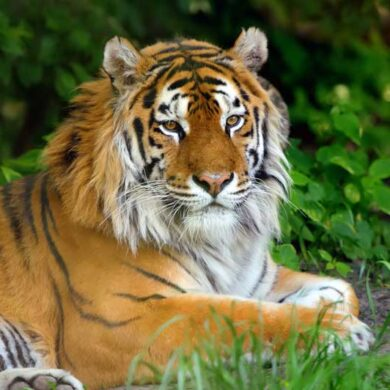
#> input picture imagen.jpg, 390 x 390 px, found by its file name
$ python grayscale_converter.py
#> lines starting #> are read from the running program, lines starting #| are printed output that depends on the picture
from PIL import Image
import numpy as np
import os

def convert_to_grayscale_and_save(image_path, output_image_path, txt_output_path, bin_output_path):
    # Cargar imagen original
    image = Image.open(image_path)
#> image is the input picture: PIL image 390x390 RGB; mean R, G, B 110, 108.3, 65.4

    # Redimensionar a 390x390 si es más pequeña
    image = image.resize((390, 390))

    # Convertir a escala de grises
    grayscale_image = image.convert('L')
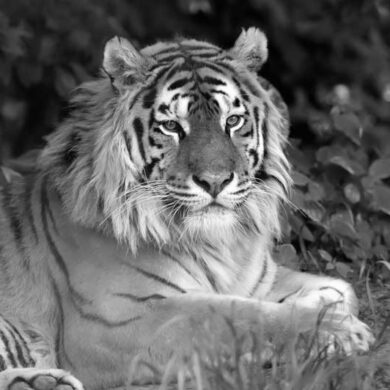
#> grayscale_image: PIL image 390x390 L; min 0, max 255, mean 103.9
    grayscale_image.save(output_image_path)

    # Obtener valores de los píxeles
    pixels = np.array(grayscale_image)

    # Guardar como texto tipo CSV (para ensamblador si se usa .asciz)
    with open(txt_output_path, 'w') as file:
        for i, row in enumerate(pixels):
            row_values = ",".join(map(str, row))
            if i == len(pixels) - 1:
                file.write(f"{row_values},")
            else:
                file.write(f"{row_values},\n")

    # Guardar como binario crudo
    pixels.astype(np.uint8).tofile(bin_output_path)

    print(f"✅ Imagen convertida a 390x390 y guardada en: {output_image_path}")
    print(f"✅ Matriz como texto guardada en: {txt_output_path}")
    print(f"✅ Imagen cruda guardada en: {bin_output_path}")


# ===== RUTAS EN TU SISTEMA =====
base_path = "/home/olman2020/Escritorio/orodrigueza_computer_architecture_1_2025"
image_path = os.path.join(base_path, "imagen.jpg")
output_image_path = os.path.join(base_path, "imagen_gris.jpg")
txt_output_path = os.path.join(base_path, "grayscale_values.txt")
bin_output_path = os.path.join(base_path, "imagen.img")

# Ejecutar conversión
convert_to_grayscale_and_save(image_path, output_image_path, txt_output_path, bin_output_path)

$ run again, with entrada.jpg copied over imagen.jpg
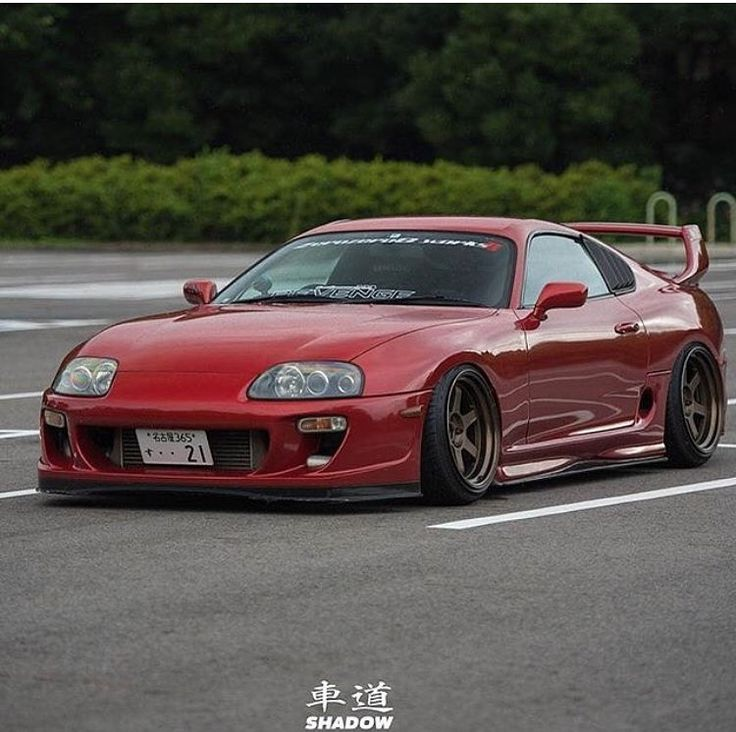
#> input picture entrada.jpg, 736 x 732 px, found by its file name
#> in convert_to_grayscale_and_save, image is the input picture: PIL image 736x732 RGB; mean R, G, B 86.3, 77.9, 73.4
#> image: PIL image 390x390 RGB
#> in convert_to_grayscale_and_save, `grayscale_image = image.convert('L')`:
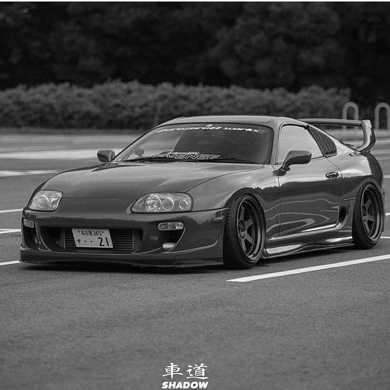
#> grayscale_image: PIL image 390x390 L; min 0, max 255, mean 79.9

$ run again, with interpolado.jpg copied over imagen.jpg
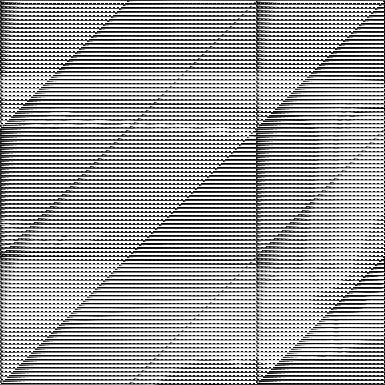
#> input picture interpolado.jpg, 385 x 385 px, found by its file name
#> in convert_to_grayscale_and_save, image is the input picture: PIL image 385x385 L; min 0, max 255, mean 163.2
#> in convert_to_grayscale_and_save, `image = image.resize((390, 390))`:
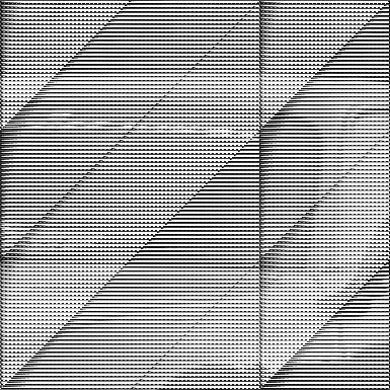
#> image: PIL image 390x390 L; min 0, max 255, mean 160.9
